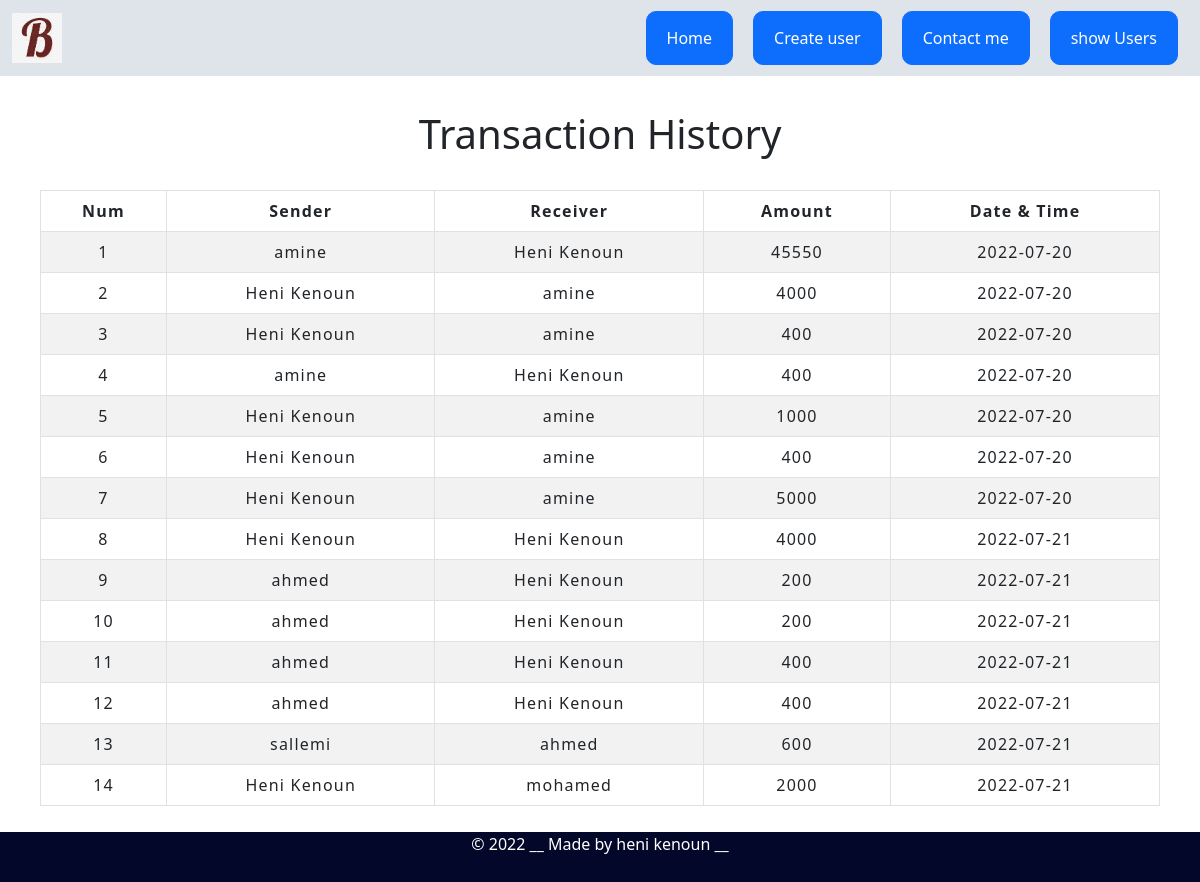
The page /transactionhistory.php on the database its author committed.
### tables this page shows
CREATE TABLE `transaction` (
  `num` int(3) NOT NULL,
  `sender` text NOT NULL,
  `receiver` text NOT NULL,
  `balance` int(8) NOT NULL,
  `datetime` date NOT NULL DEFAULT current_timestamp()
);

### transactionhistory.php (the view)
<?php
  include 'nav.php';
?>
<div class="container">
    <h2 class="text-center pt-4">Transaction History</h2><br>
    <div class="table-responsive-sm">
        <table class="table table-hover table-striped table-condensed table-bordered">
            <thead>
                <tr>
                    <th class="text-center">Num</th>
                    <th class="text-center">Sender</th>
                    <th class="text-center">Receiver</th>
                    <th class="text-center">Amount</th>
                    <th class="text-center">Date & Time</th>
                </tr>
            </thead>
            <tbody>
                <?php
                    include 'connection.php';
                        $sql ="select * from transaction";
                        $query =mysqli_query($conn, $sql);
                        while($rows = mysqli_fetch_assoc($query)){
                ?>
                <tr>
                    <td class="py-2"><?php echo $rows['num']; ?></td>
                    <td class="py-2"><?php echo $rows['sender']; ?></td>
                    <td class="py-2"><?php echo $rows['receiver']; ?></td>
                    <td class="py-2"><?php echo $rows['balance']; ?> </td>
                    <td class="py-2"><?php echo $rows['datetime']; ?> </td>
                    <?php
                        }
                    ?>
            </tbody>
        </table>
    </div>
</div>
<?php include('footer.php'); ?>

### nav.php (shortened to what this page needs)
<!DOCTYPE html>
<html>
  <head>
    <link rel="stylesheet" href="bootstrap/css/bootstrap.min.css">
    <link rel="stylesheet" href="css/index.css">
    <link rel="stylesheet" href="css/table.css">
    <link rel="stylesheet" href="css/createuser.css">
  </head>
  <body>
    <nav class="navbar navbar-expand-lg navbar-light" style="background-color: #dfe4ea;">
      <div class="container-fluid">
        <a class="navbar-brand logo" href="index.php"><img src="img/f31a149aea1dba1e98014f7b68cdfd18.jpg" alt="logo" height=50px width=50px></a>
        <div class="collapse navbar-collapse justify-content-end" id="navbarNav">
          <ul class="navbar-nav">
            <li class="nav-item btn btn-primary" style="margin:0 10px; border-radius:10px">
              <a class="nav-link text-white" href="index.php">Home</a>
            </li>
            <li class="nav-item btn btn-primary" style="margin:0 10px; border-radius:10px">
              <a class="nav-link link-text text-white" href="CreateUser.php">Create user</a>
            </li>
            <li class="nav-item btn btn-primary" style="margin:0 10px; border-radius:10px">
              <a class="nav-link link-text text-white" href="contactme.php">Contact me</a>
            </li>
            <li class="nav-item btn btn-primary" style="margin:0 10px; border-radius:10px">
              <a class="nav-link link-text text-white" href="transfer_money.php">show Users</a>
            </li>
          </ul>
        </div>
      </div>
    </nav>
  </body>
</html>

### footer.php
<div id="container">
    <div id="header">© 2022 __ Made by heni kenoun __</div>
</div>

### css/index.css (style rules this page uses)
.navbar { margin-bottom: 0 !important; border: 0 !important; }
a { text-decoration: none; }
#container #header { background-color:rgb(3, 8, 42); color: white; text-align: center; height: 50px; margin-bottom: 0 !important; border: 0 !important; margin-bottom: 5px; }

### css/table.css (style rules this page uses)
* { padding: 10; margin: 0; box-sizing: border-box; }
h2 { font-size: 40px; }
table { letter-spacing: 1.2px; }
td { text-align: center; }

### css/createuser.css (style rules this page uses)
.container { flex: 0 1 700px; width: 100%; margin: auto; padding: 10px; }

### rows shown on the page
transaction: num "1", sender "amine", receiver "Heni Kenoun", balance "45550", datetime "2022-07-20"
transaction: num "2", sender "Heni Kenoun", receiver "amine", balance "4000", datetime "2022-07-20"
transaction: num "3", sender "Heni Kenoun", receiver "amine", balance "400", datetime "2022-07-20"
transaction: num "4", sender "amine", receiver "Heni Kenoun", balance "400", datetime "2022-07-20"
transaction: num "5", sender "Heni Kenoun", receiver "amine", balance "1000", datetime "2022-07-20"
transaction: num "6", sender "Heni Kenoun", receiver "amine", balance "400", datetime "2022-07-20"
transaction: num "7", sender "Heni Kenoun", receiver "amine", balance "5000", datetime "2022-07-20"
transaction: num "8", sender "Heni Kenoun", receiver "Heni Kenoun", balance "4000", datetime "2022-07-21"
transaction: num "9", sender "ahmed", receiver "Heni Kenoun", balance "200", datetime "2022-07-21"
transaction: num "10", sender "ahmed", receiver "Heni Kenoun", balance "200", datetime "2022-07-21"
transaction: num "11", sender "ahmed", receiver "Heni Kenoun", balance "400", datetime "2022-07-21"
transaction: num "12", sender "ahmed", receiver "Heni Kenoun", balance "400", datetime "2022-07-21"
transaction: num "13", sender "sallemi", receiver "ahmed", balance "600", datetime "2022-07-21"
transaction: num "14", sender "Heni Kenoun", receiver "mohamed", balance "2000", datetime "2022-07-21"
